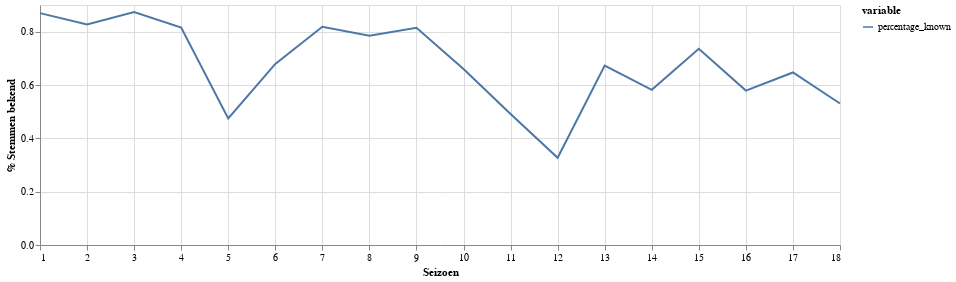

The cell this chart's notebook holds for it:
### Markdown cell above
## Welke informatie is beschikbaar?

Elke aflevering krijgen we sommige verdenkingen van deelnemers te zien. Als er heel weinig verdenkingen tijdens de aflevering worden gedeeld kunnen we waarschijnlijk niet hele betrouwbare conclusies trekken. We maken een grafiek waarin we berekenen hoeveel procent van de verdenkingen bekend is. 1 betekent dat we alle verdenkingen van alle deelnemers weten. De verdenkingen van de mol nemen we nu nog niet mee, die heeft natuurlijk hele andere motieven om iemand te 'verdenken'.

Het lijkt erop dat we als tv kijker iets minder te zien krijgen. Lag tot en met seizoen 9 het percentage nog rond de 80%, tegenwoordig moeten we het met 60% doen. Seizoen 5 en 12 zijn sowieso gekke uitschieters. Dit betekent dat we over deze seizoenen waarschijnlijk niet veel kunnen zeggen.

### Code cell
temp = result[['unknown_votes', 'num_participants']].groupby(result['season']).sum()
temp['percentage_known'] = (temp['num_participants'] - temp['unknown_votes']) / temp['num_participants']
show_progress(temp['percentage_known'], [1, 18], 'Seizoen', '% Stemmen bekend')

### Figure 1 — Vega-Lite specification as saved in the notebook (floating-point values rounded to 4 significant figures)
{"$schema": "https://vega.github.io/schema/vega-lite/v2.6.0.json", "config": {"view": {"height": 300, "width": 400}}, "data": {"name": "data-126858a23219fac848894ec2321425c5"}, "datasets": {"data-126858a23219fac848894ec2321425c5": [{"value": 0.8696, "variable": "percentage_known", "x": 1}, {"value": 0.8269, "variable": "percentage_known", "x": 2}, {"value": 0.8732, "variable": "percentage_known", "x": 3}, {"value": 0.8154, "variable": "percentage_known", "x": 4}, {"value": 0.4746, "variable": "percentage_known", "x": 5}, {"value": 0.6792, "variable": "percentage_known", "x": 6}, {"value": 0.8182, "variable": "percentage_known", "x": 7}, {"value": 0.7843, "variable": "percentage_known", "x": 8}, {"value": 0.8148, "variable": "percentage_known", "x": 9}, {"value": 0.66, "variable": "percentage_known", "x": 10}, {"value": 0.4915, "variable": "percentage_known", "x": 11}, {"value": 0.3269, "variable": "percentage_known", "x": 12}, {"value": 0.6731, "variable": "percentage_known", "x": 13}, {"value": 0.5818, "variable": "percentage_known", "x": 14}, {"value": 0.7358, "variable": "percentage_known", "x": 15}, {"value": 0.5789, "variable": "percentage_known", "x": 16}, {"value": 0.6471, "variable": "percentage_known", "x": 17}, {"value": 0.5306, "variable": "percentage_known", "x": 18}]}, "encoding": {"color": {"field": "variable", "type": "nominal"}, "x": {"field": "x", "scale": {"domain": [1, 18]}, "title": "Seizoen", "type": "quantitative"}, "y": {"field": "value", "title": "% Stemmen bekend", "type": "quantitative"}}, "height": 240, "mark": "line", "width": 800}
